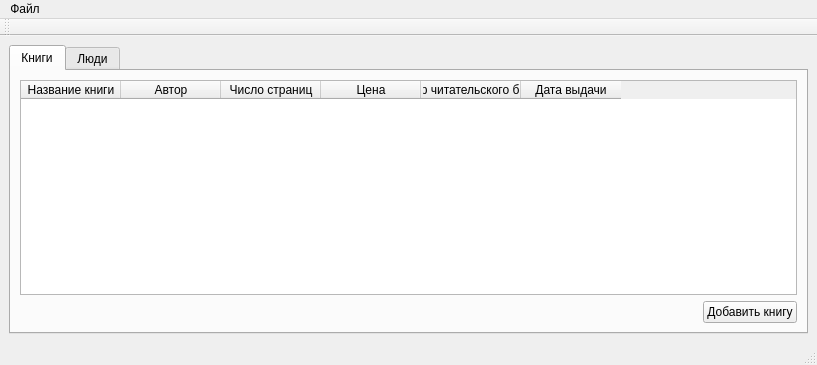
<?xml version="1.0" encoding="UTF-8"?>
<ui version="4.0">
 <class>MainWindow</class>
 <widget class="QMainWindow" name="MainWindow">
  <property name="geometry">
   <rect>
    <x>0</x>
    <y>0</y>
    <width>817</width>
    <height>365</height>
   </rect>
  </property>
  <property name="windowTitle">
   <string>ИС Библиотека</string>
  </property>
  <widget class="QWidget" name="centralwidget">
   <layout class="QVBoxLayout" name="verticalLayout">
    <item>
     <widget class="QTabWidget" name="tabWidget">
      <property name="currentIndex">
       <number>0</number>
      </property>
      <property name="usesScrollButtons">
       <bool>true</bool>
      </property>
      <property name="tabsClosable">
       <bool>false</bool>
      </property>
      <property name="tabBarAutoHide">
       <bool>false</bool>
      </property>
      <widget class="QWidget" name="Books">
       <attribute name="title">
        <string>Книги</string>
       </attribute>
       <layout class="QVBoxLayout" name="verticalLayout_2">
        <item>
         <widget class="QTableWidget" name="tableBooks">
          <property name="enabled">
           <bool>true</bool>
          </property>
          <property name="editTriggers">
           <set>QAbstractItemView::NoEditTriggers</set>
          </property>
          <property name="selectionBehavior">
           <enum>QAbstractItemView::SelectRows</enum>
          </property>
          <property name="showGrid">
           <bool>true</bool>
          </property>
          <property name="sortingEnabled">
           <bool>true</bool>
          </property>
          <column>
           <property name="text">
            <string>Название книги</string>
           </property>
          </column>
          <column>
           <property name="text">
            <string>Автор</string>
           </property>
          </column>
          <column>
           <property name="text">
            <string>Число страниц</string>
           </property>
          </column>
          <column>
           <property name="text">
            <string>Цена</string>
           </property>
          </column>
          <column>
           <property name="text">
            <string>Номер читательского билета</string>
           </property>
          </column>
          <column>
           <property name="text">
            <string>Дата выдачи</string>
           </property>
          </column>
         </widget>
        </item>
        <item>
         <layout class="QHBoxLayout" name="horizontalLayout">
          <item>
           <spacer name="horizontalSpacer">
            <property name="orientation">
             <enum>Qt::Horizontal</enum>
            </property>
            <property name="sizeHint" stdset="0">
             <size>
              <width>40</width>
              <height>20</height>
             </size>
            </property>
           </spacer>
          </item>
          <item>
           <widget class="QPushButton" name="pushButtonBook">
            <property name="text">
             <string>Добавить книгу</string>
            </property>
           </widget>
          </item>
         </layout>
        </item>
       </layout>
      </widget>
      <widget class="QWidget" name="Peoples">
       <attribute name="title">
        <string>Люди</string>
       </attribute>
       <layout class="QVBoxLayout" name="verticalLayout_3">
        <item>
         <widget class="QTableWidget" name="tablePepole">
          <property name="minimumSize">
           <size>
            <width>775</width>
            <height>0</height>
           </size>
          </property>
          <property name="showGrid">
           <bool>true</bool>
          </property>
          <property name="cornerButtonEnabled">
           <bool>true</bool>
          </property>
          <column>
           <property name="text">
            <string>Фамилия</string>
           </property>
          </column>
          <column>
           <property name="text">
            <string>Имя</string>
           </property>
          </column>
          <column>
           <property name="text">
            <string>Должность</string>
           </property>
          </column>
          <column>
           <property name="text">
            <string>Домашний адрес</string>
           </property>
          </column>
          <column>
           <property name="text">
            <string>Номер чит. билета</string>
           </property>
          </column>
         </widget>
        </item>
        <item>
         <layout class="QHBoxLayout" name="horizontalLayout_2">
          <item>
           <spacer name="horizontalSpacer_2">
            <property name="orientation">
             <enum>Qt::Horizontal</enum>
            </property>
            <property name="sizeHint" stdset="0">
             <size>
              <width>40</width>
              <height>20</height>
             </size>
            </property>
           </spacer>
          </item>
          <item>
           <widget class="QPushButton" name="pushButtonPeople">
            <property name="text">
             <string>Добавить пользователя</string>
            </property>
           </widget>
          </item>
         </layout>
        </item>
       </layout>
      </widget>
     </widget>
    </item>
   </layout>
  </widget>
  <widget class="QMenuBar" name="menubar">
   <property name="geometry">
    <rect>
     <x>0</x>
     <y>0</y>
     <width>817</width>
     <height>21</height>
    </rect>
   </property>
   <widget class="QMenu" name="menu">
    <property name="title">
     <string>Файл</string>
    </property>
   </widget>
   <addaction name="menu"/>
  </widget>
  <widget class="QStatusBar" name="statusbar"/>
  <widget class="QToolBar" name="toolBar">
   <property name="windowTitle">
    <string>toolBar</string>
   </property>
   <attribute name="toolBarArea">
    <enum>TopToolBarArea</enum>
   </attribute>
   <attribute name="toolBarBreak">
    <bool>false</bool>
   </attribute>
  </widget>
 </widget>
 <resources/>
 <connections>
  <connection>
   <sender>tableBooks</sender>
   <signal>cellDoubleClicked(int,int)</signal>
   <receiver>MainWindow</receiver>
   <slot>clickedTable(int,int)</slot>
   <hints>
    <hint type="sourcelabel">
     <x>278</x>
     <y>179</y>
    </hint>
    <hint type="destinationlabel">
     <x>314</x>
     <y>182</y>
    </hint>
   </hints>
  </connection>
  <connection>
   <sender>pushButtonBook</sender>
   <signal>clicked()</signal>
   <receiver>MainWindow</receiver>
   <slot>createNewBook()</slot>
   <hints>
    <hint type="sourcelabel">
     <x>59</x>
     <y>55</y>
    </hint>
    <hint type="destinationlabel">
     <x>414</x>
     <y>228</y>
    </hint>
   </hints>
  </connection>
  <connection>
   <sender>pushButtonPeople</sender>
   <signal>clicked()</signal>
   <receiver>MainWindow</receiver>
   <slot>createNewUser()</slot>
   <hints>
    <hint type="sourcelabel">
     <x>727</x>
     <y>310</y>
    </hint>
    <hint type="destinationlabel">
     <x>408</x>
     <y>182</y>
    </hint>
   </hints>
  </connection>
 </connections>
 <slots>
  <slot>clickedTable(int,int)</slot>
  <slot>createNewBook()</slot>
  <slot>createNewUser()</slot>
 </slots>
</ui>
